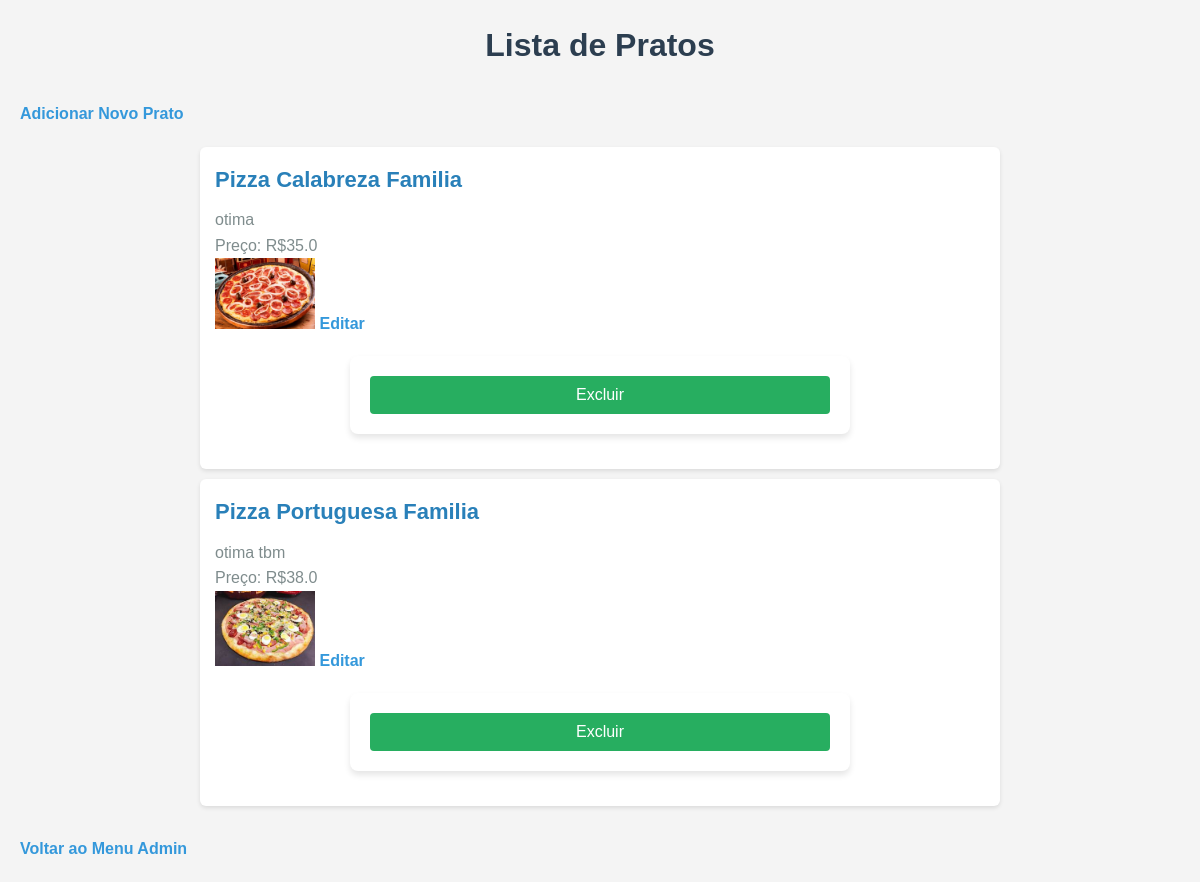
/pratos, run on an earlier commit of the app's database.
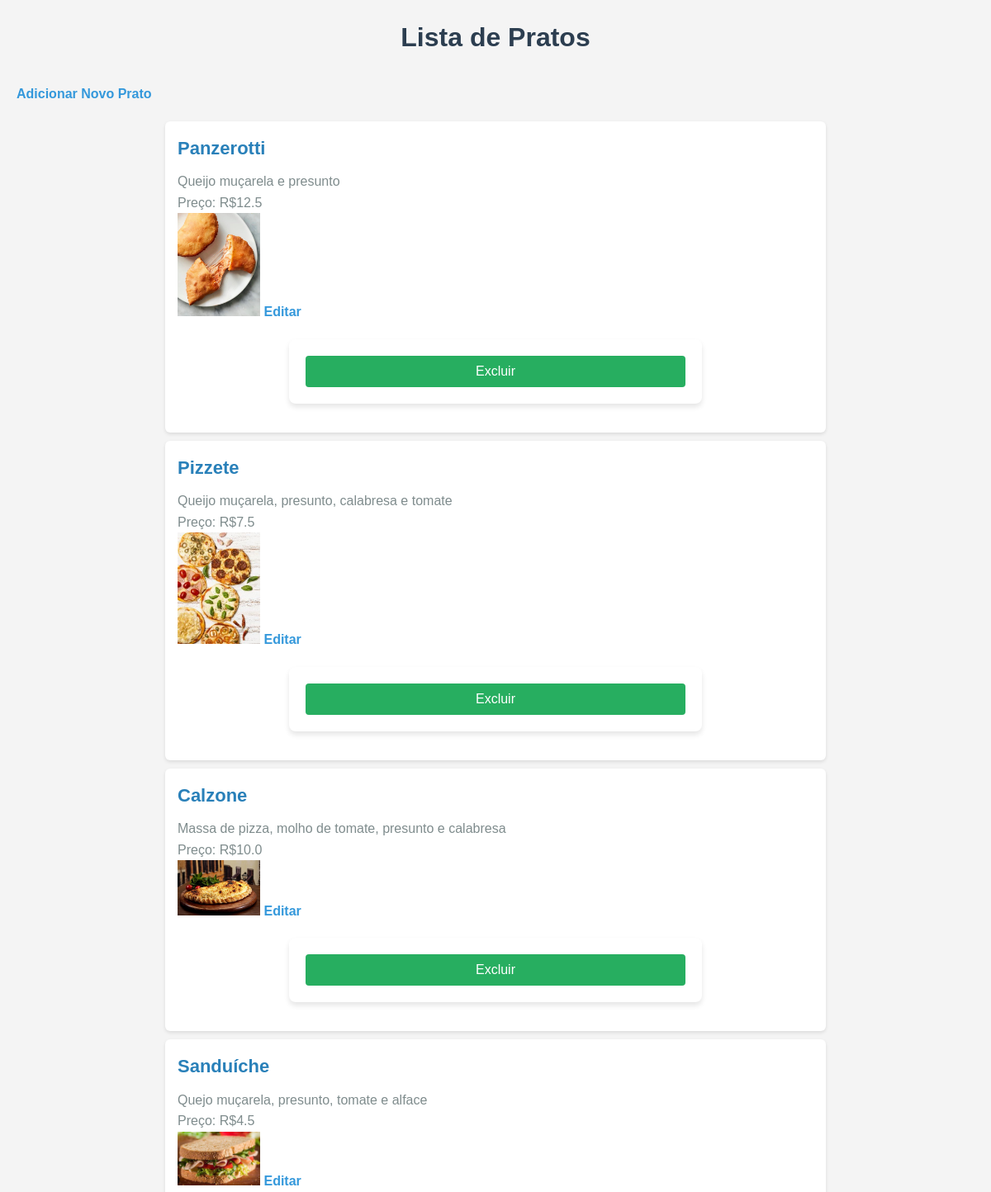
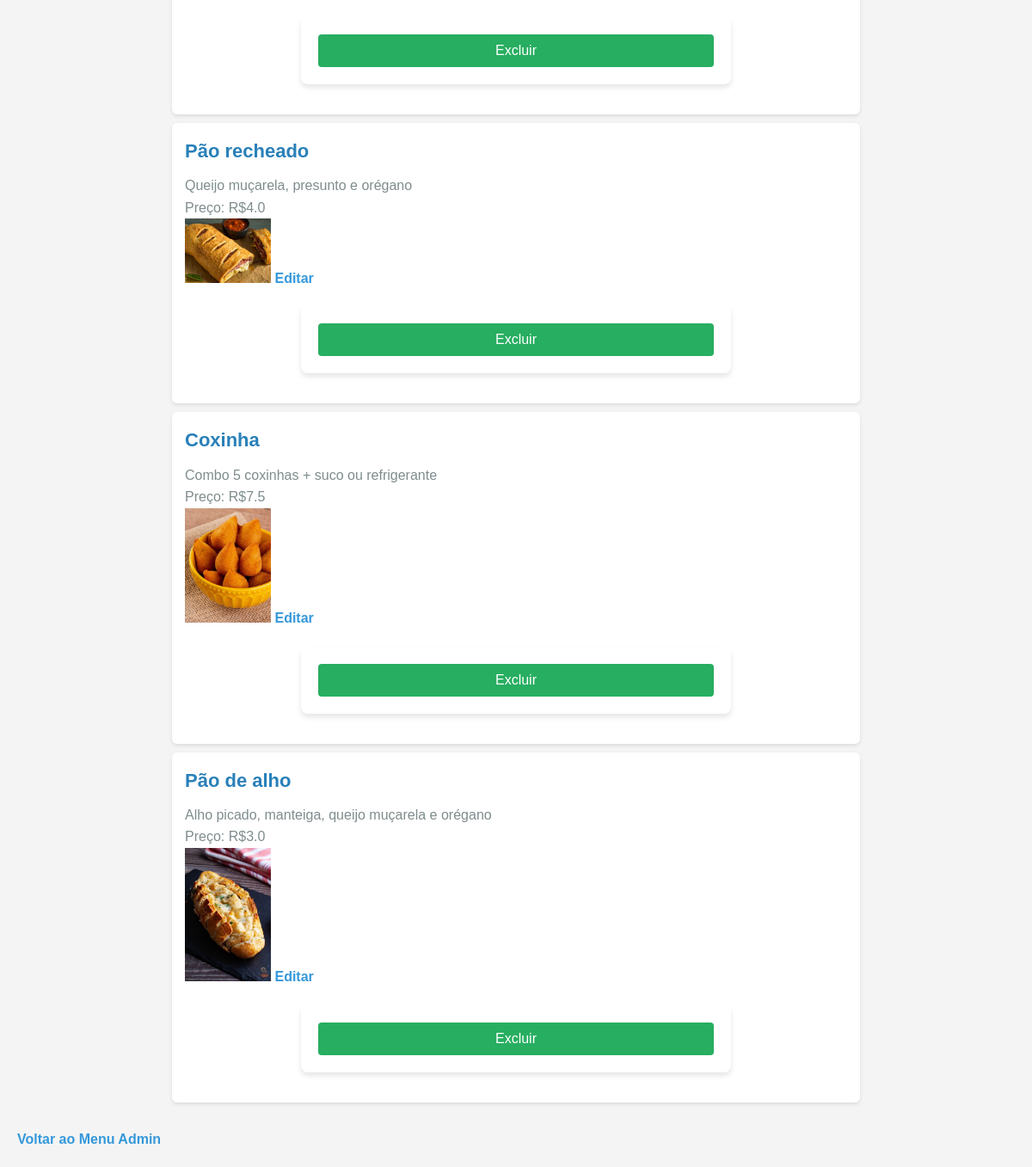
And on a later commit of the database (2 pictures, top to bottom).
### main.py (models this page shows)
class Prato(db.Model):
    id = db.Column(db.Integer, primary_key=True)
    nome = db.Column(db.String(100), nullable=False)
    descricao = db.Column(db.Text, nullable=True)
    preco = db.Column(db.Float, nullable=False)
    imagem = db.Column(db.String(120), nullable=True)
    favoritos = db.relationship('Favorito', back_populates='prato', cascade="all, delete")

### main.py (the view)
@app.route('/pratos', methods=['GET'])
def listar_pratos():
    pratos = Prato.query.all()
    return render_template('adm/list_pratos.html', pratos=pratos)

### templates/adm/list_pratos.html (shortened to what this page needs)
<!DOCTYPE html>
<html>
<head>
    <link rel="stylesheet" href="{{ url_for('static', filename='css/adm_style.css') }}">
</head>
<body>
    <h1>Lista de Pratos</h1>
    <a href="{{ url_for('criar_prato') }}">Adicionar Novo Prato</a>
    <ul>
        {% for prato in pratos %}
            <li>
                <h2>{{ prato.nome }}</h2>
                <p>{{ prato.descricao }}</p>
                <p>Preço: R${{ prato.preco }}</p>
                {% if prato.imagem %}
                    <img src="{{ url_for('static', filename='img/' + prato.imagem) }}" alt="{{ prato.nome }}" width="100">
                {% endif %}
                <a href="{{ url_for('atualizar_prato', id=prato.id) }}">Editar</a>
                <form action="{{ url_for('excluir_prato', id=prato.id) }}" method="POST" onsubmit="return confirmarExclusao()">
                    <button type="submit">Excluir</button>
                </form>
            </li>
        {% endfor %}
    </ul>
    <a href="{{ url_for('admin_menu') }}">Voltar ao Menu Admin</a>
</body>
</html>

### static/css/adm_style.css (style rules this page uses)
* { margin: 0; padding: 0; box-sizing: border-box; }
body { font-family: 'Arial', sans-serif; background-color: #f4f4f4; color: #333; line-height: 1.6; padding: 20px; }
h1 { text-align: center; color: #2c3e50; margin-bottom: 20px; }
h2 { color: #2980b9; }
form { background-color: #fff; padding: 20px; border-radius: 8px; box-shadow: 0 4px 6px rgba(0, 0, 0, 0.1); max-width: 500px; margin: 20px auto; }
button { width: 100%; padding: 10px; background-color: #27ae60; border: none; border-radius: 4px; color: white; font-size: 16px; cursor: pointer; transition: background-color 0.3s ease; }
ul { list-style-type: none; padding: 0; margin: 20px auto; max-width: 800px; }
li { background-color: #fff; margin-bottom: 10px; padding: 15px; border-radius: 6px; box-shadow: 0 2px 4px rgba(0, 0, 0, 0.1); }
li h2 { font-size: 22px; margin-bottom: 10px; }
li p { font-size: 16px; color: #7f8c8d; }
a { text-decoration: none; color: #3498db; font-weight: bold; margin-top: 10px; display: inline-block; }

What changed in the data, as far as the page shows it:
removed Prato: nome "Pizza Calabreza Familia", descricao "otima", preco "35.0", imagem (picture)
removed Prato: nome "Pizza Portuguesa Familia", descricao "otima tbm", preco "38.0", imagem (picture)
added Prato: nome "Panzerotti", descricao "Queijo muçarela e presunto", preco "12.5", imagem (picture)
added Prato: nome "Pizzete", descricao "Queijo muçarela, presunto, calabresa e tomate", preco "7.5", imagem (picture)
added Prato: nome "Calzone", descricao "Massa de pizza, molho de tomate, presunto e calabresa", preco "10.0", imagem (picture)
added Prato: nome "Sanduíche", descricao "Quejo muçarela, presunto, tomate e alface", preco "4.5", imagem (picture)
added Prato: nome "Pão recheado", descricao "Queijo muçarela, presunto e orégano", preco "4.0", imagem (picture)
added Prato: nome "Coxinha", descricao "Combo 5 coxinhas + suco ou refrigerante", preco "7.5", imagem (picture)
added Prato: nome "Pão de alho", descricao "Alho picado, manteiga, queijo muçarela e orégano", preco "3.0", imagem (picture)
